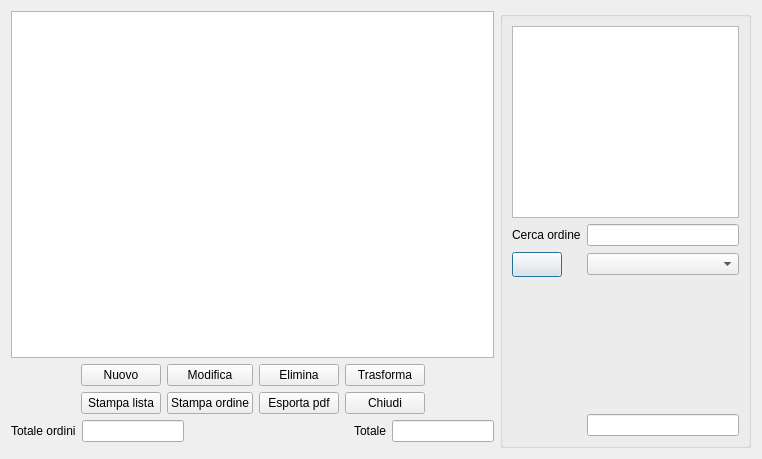
<?xml version="1.0" encoding="UTF-8"?>
<ui version="4.0">
 <class>ordine</class>
 <widget class="QDialog" name="ordine">
  <property name="geometry">
   <rect>
    <x>0</x>
    <y>0</y>
    <width>762</width>
    <height>459</height>
   </rect>
  </property>
  <property name="windowTitle">
   <string>Dialog</string>
  </property>
  <layout class="QGridLayout" name="gridLayout">
   <item row="0" column="0">
    <widget class="QTableView" name="tab_view">
     <attribute name="verticalHeaderDefaultSectionSize">
      <number>15</number>
     </attribute>
    </widget>
   </item>
   <item row="2" column="0">
    <layout class="QGridLayout" name="gridLayout_5">
     <item row="0" column="0">
      <widget class="QLabel" name="label_7">
       <property name="text">
        <string>Totale ordini</string>
       </property>
      </widget>
     </item>
     <item row="0" column="1">
      <widget class="QLineEdit" name="tot_fatt_3">
       <property name="readOnly">
        <bool>true</bool>
       </property>
      </widget>
     </item>
     <item row="0" column="2">
      <spacer name="horizontalSpacer_8">
       <property name="orientation">
        <enum>Qt::Horizontal</enum>
       </property>
       <property name="sizeHint" stdset="0">
        <size>
         <width>169</width>
         <height>20</height>
        </size>
       </property>
      </spacer>
     </item>
     <item row="0" column="3">
      <widget class="QLabel" name="label_8">
       <property name="text">
        <string>Totale</string>
       </property>
      </widget>
     </item>
     <item row="0" column="4">
      <widget class="QLineEdit" name="tot_eur_3">
       <property name="readOnly">
        <bool>true</bool>
       </property>
      </widget>
     </item>
    </layout>
   </item>
   <item row="0" column="1" rowspan="4">
    <widget class="QGroupBox" name="groupBox_5">
     <property name="minimumSize">
      <size>
       <width>251</width>
       <height>0</height>
      </size>
     </property>
     <property name="maximumSize">
      <size>
       <width>251</width>
       <height>16777215</height>
      </size>
     </property>
     <property name="sizeIncrement">
      <size>
       <width>251</width>
       <height>0</height>
      </size>
     </property>
     <property name="baseSize">
      <size>
       <width>251</width>
       <height>0</height>
      </size>
     </property>
     <property name="title">
      <string/>
     </property>
     <layout class="QGridLayout" name="gridLayout_8">
      <item row="2" column="0">
       <widget class="QPushButton" name="find_cer_3">
        <property name="minimumSize">
         <size>
          <width>50</width>
          <height>25</height>
         </size>
        </property>
        <property name="maximumSize">
         <size>
          <width>50</width>
          <height>25</height>
         </size>
        </property>
        <property name="sizeIncrement">
         <size>
          <width>50</width>
          <height>25</height>
         </size>
        </property>
        <property name="baseSize">
         <size>
          <width>50</width>
          <height>25</height>
         </size>
        </property>
        <property name="text">
         <string/>
        </property>
        <property name="icon">
         <iconset resource="../fabaria.qrc">
          <normaloff>:/images/edit-find.png</normaloff>:/images/edit-find.png</iconset>
        </property>
       </widget>
      </item>
      <item row="3" column="0">
       <spacer name="verticalSpacer_4">
        <property name="orientation">
         <enum>Qt::Vertical</enum>
        </property>
        <property name="sizeHint" stdset="0">
         <size>
          <width>20</width>
          <height>40</height>
         </size>
        </property>
       </spacer>
      </item>
      <item row="0" column="0" colspan="2">
       <widget class="QTextEdit" name="textEdit_3"/>
      </item>
      <item row="1" column="0">
       <widget class="QLabel" name="label_9">
        <property name="text">
         <string>Cerca ordine</string>
        </property>
       </widget>
      </item>
      <item row="2" column="1">
       <widget class="QComboBox" name="cerca_txt_3">
        <property name="editable">
         <bool>false</bool>
        </property>
       </widget>
      </item>
      <item row="5" column="1">
       <widget class="QLineEdit" name="id_3"/>
      </item>
      <item row="1" column="1">
       <widget class="QLineEdit" name="cerca1_3"/>
      </item>
     </layout>
    </widget>
   </item>
   <item row="1" column="0">
    <layout class="QGridLayout" name="gridLayout_3">
     <item row="0" column="1">
      <widget class="QPushButton" name="Aggiungi_3">
       <property name="toolTip">
        <string>&lt;html&gt;&lt;head/&gt;&lt;body&gt;&lt;p&gt;Nuovo ordine&lt;/p&gt;&lt;/body&gt;&lt;/html&gt;</string>
       </property>
       <property name="text">
        <string>Nuovo</string>
       </property>
       <property name="icon">
        <iconset resource="../fabaria.qrc">
         <normaloff>:/images/dialog-ok-apply.png</normaloff>:/images/dialog-ok-apply.png</iconset>
       </property>
       <property name="iconSize">
        <size>
         <width>16</width>
         <height>16</height>
        </size>
       </property>
      </widget>
     </item>
     <item row="0" column="3">
      <widget class="QPushButton" name="elimina_3">
       <property name="toolTip">
        <string>&lt;html&gt;&lt;head/&gt;&lt;body&gt;&lt;p&gt;Elimina ordine&lt;/p&gt;&lt;/body&gt;&lt;/html&gt;</string>
       </property>
       <property name="text">
        <string>Elimina</string>
       </property>
       <property name="icon">
        <iconset resource="../fabaria.qrc">
         <normaloff>:/images/edit-delete.png</normaloff>:/images/edit-delete.png</iconset>
       </property>
       <property name="iconSize">
        <size>
         <width>16</width>
         <height>16</height>
        </size>
       </property>
       <property name="checkable">
        <bool>false</bool>
       </property>
      </widget>
     </item>
     <item row="0" column="2">
      <widget class="QPushButton" name="modifica_3">
       <property name="toolTip">
        <string>&lt;html&gt;&lt;head/&gt;&lt;body&gt;&lt;p&gt;Modifica ordine&lt;/p&gt;&lt;/body&gt;&lt;/html&gt;</string>
       </property>
       <property name="text">
        <string>Modifica</string>
       </property>
       <property name="icon">
        <iconset resource="../fabaria.qrc">
         <normaloff>:/images/document-edit.png</normaloff>:/images/document-edit.png</iconset>
       </property>
      </widget>
     </item>
     <item row="0" column="9">
      <spacer name="horizontalSpacer_5">
       <property name="orientation">
        <enum>Qt::Horizontal</enum>
       </property>
       <property name="sizeHint" stdset="0">
        <size>
         <width>40</width>
         <height>20</height>
        </size>
       </property>
      </spacer>
     </item>
     <item row="0" column="0">
      <spacer name="horizontalSpacer_6">
       <property name="orientation">
        <enum>Qt::Horizontal</enum>
       </property>
       <property name="sizeHint" stdset="0">
        <size>
         <width>40</width>
         <height>20</height>
        </size>
       </property>
      </spacer>
     </item>
     <item row="0" column="4">
      <widget class="QPushButton" name="trasform_3">
       <property name="toolTip">
        <string>&lt;html&gt;&lt;head/&gt;&lt;body&gt;&lt;p&gt;Trasforma ordine in fattura&lt;/p&gt;&lt;/body&gt;&lt;/html&gt;</string>
       </property>
       <property name="text">
        <string>Trasforma</string>
       </property>
       <property name="icon">
        <iconset resource="../fabaria.qrc">
         <normaloff>:/images/split.png</normaloff>:/images/split.png</iconset>
       </property>
      </widget>
     </item>
     <item row="1" column="1">
      <widget class="QPushButton" name="stampa_3">
       <property name="toolTip">
        <string>&lt;html&gt;&lt;head/&gt;&lt;body&gt;&lt;p&gt;Stampa lista ordini&lt;/p&gt;&lt;/body&gt;&lt;/html&gt;</string>
       </property>
       <property name="text">
        <string>Stampa lista</string>
       </property>
       <property name="icon">
        <iconset resource="../fabaria.qrc">
         <normaloff>:/images/document-print.png</normaloff>:/images/document-print.png</iconset>
       </property>
       <property name="iconSize">
        <size>
         <width>16</width>
         <height>16</height>
        </size>
       </property>
      </widget>
     </item>
     <item row="1" column="2">
      <widget class="QPushButton" name="p_fatt_s_3">
       <property name="toolTip">
        <string>&lt;html&gt;&lt;head/&gt;&lt;body&gt;&lt;p&gt;Stampa singolo ordine&lt;/p&gt;&lt;/body&gt;&lt;/html&gt;</string>
       </property>
       <property name="text">
        <string>Stampa ordine</string>
       </property>
       <property name="icon">
        <iconset resource="../fabaria.qrc">
         <normaloff>:/images/document-print.png</normaloff>:/images/document-print.png</iconset>
       </property>
      </widget>
     </item>
     <item row="1" column="3">
      <widget class="QPushButton" name="pushButton_3">
       <property name="toolTip">
        <string>&lt;html&gt;&lt;head/&gt;&lt;body&gt;&lt;p&gt;Esporta pdf&lt;/p&gt;&lt;/body&gt;&lt;/html&gt;</string>
       </property>
       <property name="text">
        <string>Esporta pdf</string>
       </property>
       <property name="icon">
        <iconset resource="../fabaria.qrc">
         <normaloff>:/images/pdf.png</normaloff>:/images/pdf.png</iconset>
       </property>
      </widget>
     </item>
     <item row="1" column="4">
      <widget class="QPushButton" name="esci_3">
       <property name="toolTip">
        <string>&lt;html&gt;&lt;head/&gt;&lt;body&gt;&lt;p&gt;Esci da ordini&lt;/p&gt;&lt;/body&gt;&lt;/html&gt;</string>
       </property>
       <property name="text">
        <string>Chiudi</string>
       </property>
       <property name="icon">
        <iconset resource="../../backup_restore_db/images.qrc">
         <normaloff>:/images/dialog-close.png</normaloff>:/images/dialog-close.png</iconset>
       </property>
       <property name="iconSize">
        <size>
         <width>16</width>
         <height>16</height>
        </size>
       </property>
      </widget>
     </item>
    </layout>
   </item>
  </layout>
 </widget>
 <tabstops>
  <tabstop>Aggiungi_3</tabstop>
  <tabstop>modifica_3</tabstop>
  <tabstop>elimina_3</tabstop>
  <tabstop>trasform_3</tabstop>
  <tabstop>tot_fatt_3</tabstop>
  <tabstop>tot_eur_3</tabstop>
  <tabstop>id_3</tabstop>
  <tabstop>cerca1_3</tabstop>
  <tabstop>find_cer_3</tabstop>
  <tabstop>cerca_txt_3</tabstop>
  <tabstop>textEdit_3</tabstop>
  <tabstop>tab_view</tabstop>
 </tabstops>
 <resources>
  <include location="../../backup_restore_db/images.qrc"/>
  <include location="../fabaria.qrc"/>
 </resources>
 <connections/>
</ui>
